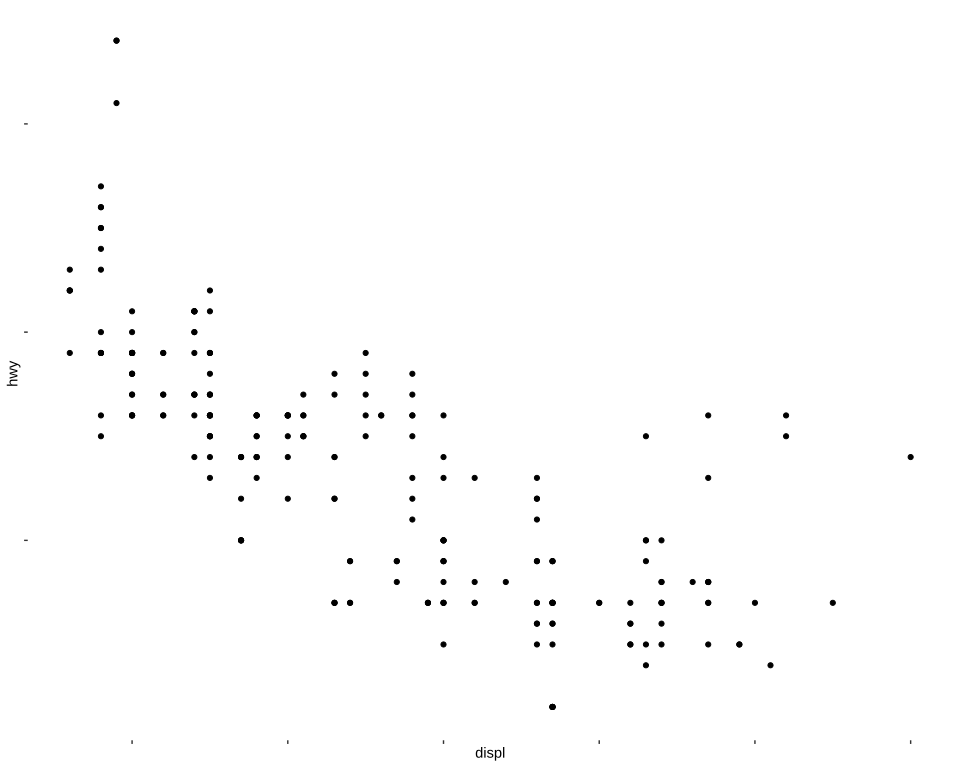

Write the R code that produced this figure.
# The plot test/golden/theme_blank.svg draws, drawn by ggplot2 itself, as ggplot2's own visual tests
# draw their snapshots: the independent check on that golden whenever it changes. The suite never
# runs this; it needs R, ggplot2 and vdiffr, saved as the Docker image giggly-r:ggplot2-4.0.3. From
# the repository's root:
#
#   docker run --rm -v "$PWD/test/golden":/golden:ro giggly-r:ggplot2-4.0.3 \
#     Rscript /golden/theme_blank.R > theme_blank.ggplot2.svg
#
# and compare the two drawings element by element, as test/golden/point.R describes.
#
# ggplot2's element reference page's "Blank elements" example: mpg's highway mileage against engine
# size with the panel's background and the axes' tick labels removed, so the panel is drawn on the
# plot's white and each axis keeps only its ticks' room, as a scale with no labels does.
#
# First checked with ggplot2 4.0.3 and vdiffr 1.0.9: every element and clip path matches, and the
# one departure is test/golden/point.R's, the x axis drawn before the y.

library(ggplot2)

plot <- ggplot(mpg, aes(displ, hwy)) +
  geom_point() +
  theme_gray() +
  theme(
    panel.background = element_blank(),
    axis.text = element_blank()
  )

file <- tempfile(fileext = ".svg")
vdiffr::write_svg(plot, file)
cat(readLines(file), sep = "\n")
